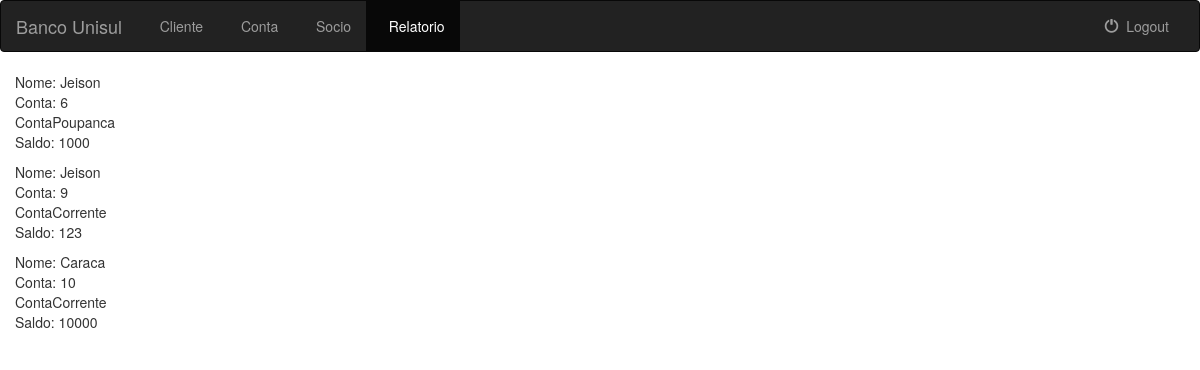
/saldoclientes/ (signed in), run on an earlier commit of the app's database.
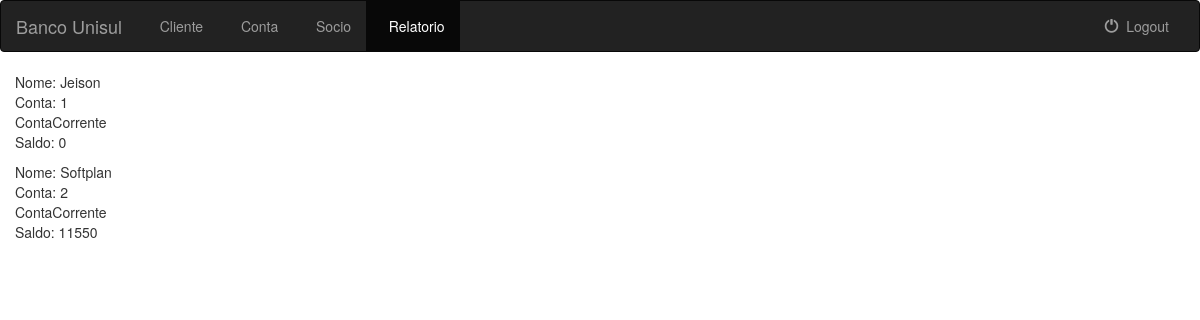
And on a later commit of the database.
### banco_unisul/models.py (models this page shows, shortened)
class Conta(models.Model):
    TIPO_CONTA = (
        (1, 'ContaCorrente'),
        (2, 'ContaPoupanca'),
    )
    agencia = models.ForeignKey(Agencia, on_delete=models.CASCADE)
    cliente = models.ForeignKey(Cliente, on_delete=models.CASCADE)
    tpconta = models.IntegerField("Tipo da Conta", choices=TIPO_CONTA)
    saldo = models.IntegerField()
    chespecial = models.IntegerField("Limite cheque especial")
    flespecial = models.BooleanField("Utiliza cheque especial")
    class META:
        unique_together = (("cliente", "tpconta"),)

class Cliente(models.Model):
    nome = models.CharField(max_length=200)
    endereco = models.CharField(max_length=200)
    def __str__(self):
        return self.nome
    class META:
        abstract = True

### banco_unisul/views.py (the view)
# urls.py: url(r'^saldoclientes/$', views.SaldoClientesView.as_view(), name='saldoclientes'),
class SaldoClientesView(LoginRequiredMixin, generic.ListView):
    model = Trasnferencia
    template_name = 'banco_unisul/saldoclientes.html'
    context_object_name = 'conta'
    def get_queryset(self):
        return Conta.objects.all().select_related("cliente").all()

### templates/banco_unisul/saldoclientes.html (shortened to what this page needs)
{% extends 'banco_unisul/bancointero.html' %}
{% block relatorio %}active{% endblock %}
{% block body %}
    <div class="container-fluid">
        {% for c in conta %}
            <div>
                <p>
                    Nome: {{ c.cliente }} <br>
                    Conta: {{ c.id }} <br>
                    {{ c.get_tpconta_display }} <br>
                    Saldo: {{ c.saldo }} <br>
                </p>
            </div>
        {% endfor %}
    </div>
{% endblock %}

What changed in the data, as far as the page shows it:
removed Conta: cliente "Jeison", id "6", tpconta "ContaPoupanca", saldo "1000"
removed Conta: cliente "Jeison", id "9", tpconta "ContaCorrente", saldo "123"
removed Conta: cliente "Caraca", id "10", tpconta "ContaCorrente", saldo "10000"
added Conta: cliente "Jeison", id "1", tpconta "ContaCorrente", saldo "0"
added Conta: cliente "Softplan", id "2", tpconta "ContaCorrente", saldo "11550"
